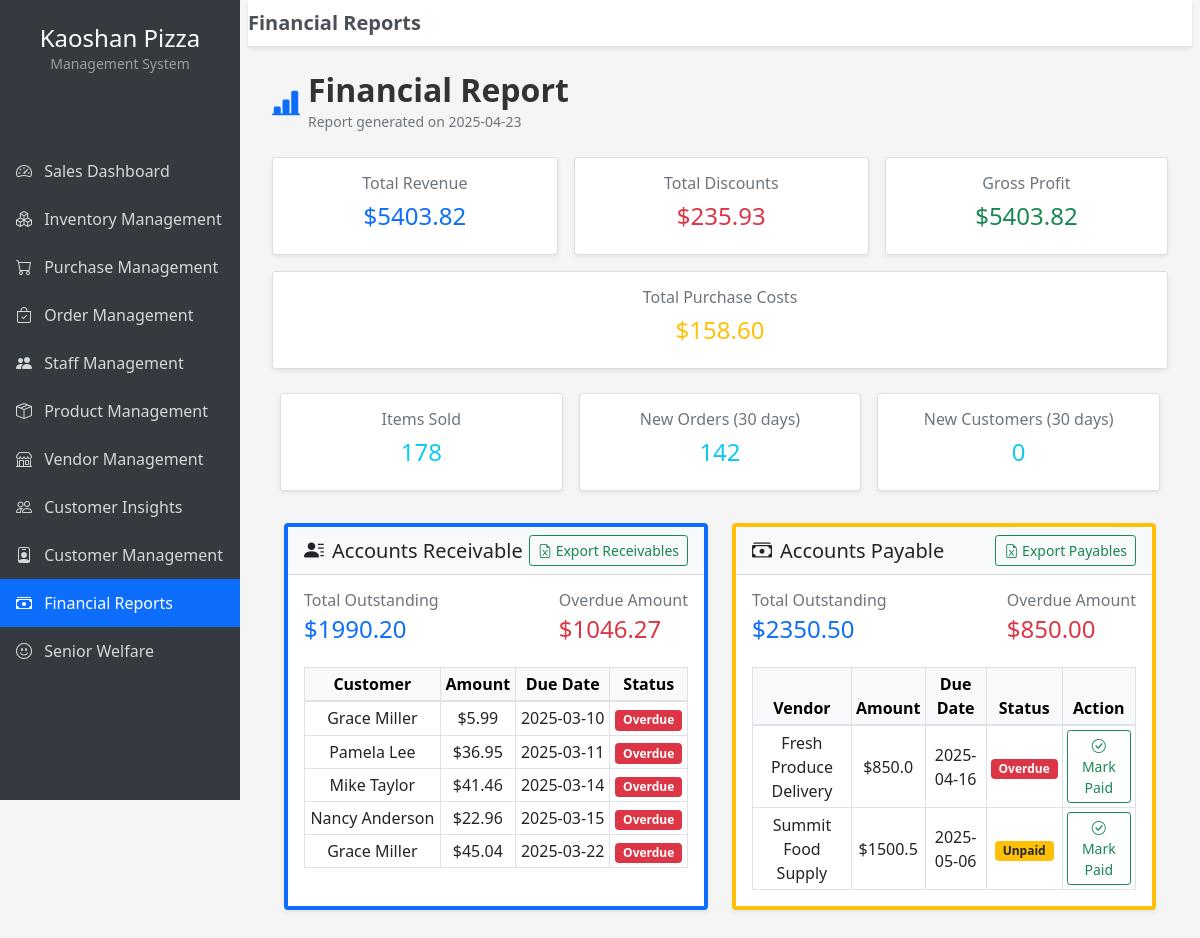
/finance/, run on the app's committed database.
### models.py (models this page shows, shortened)
class Customer(db.Model):
    __tablename__ = 'customer'
    CustomerID = db.Column(db.Integer, primary_key=True)
    Name = db.Column(db.String(100), nullable=False)
    BirthDate = db.Column(db.Date, nullable=True)
    PhoneNum = db.Column(db.String(20), unique=True)
    Email = db.Column(db.String(100))
    MemLevel = db.Column(db.String(20), default='Regular') # Bronze, Silver, Gold, Regular
    RegDate = db.Column(db.DateTime, default=datetime.utcnow)
    last_visit = db.Column(db.DateTime, default=datetime.utcnow)
    feedback = db.relationship('Feedback', backref='customer', lazy=True)
    receivables = db.relationship('Receivable', backref='customer', lazy=True)

class Vendor(db.Model):
    __tablename__ = 'vendor'
    VendorID = db.Column(db.Integer, primary_key=True)
    Name = db.Column(db.String(100), nullable=False)
    ContactPerson = db.Column(db.String(50))
    PhoneNum = db.Column(db.String(20)) # Consistent naming
    Email = db.Column(db.String(100))
    Address = db.Column(db.String(255))
    Phone = db.Column(db.String(20)) # Keep for backward compatibility if needed? Or remove?
    Type = db.Column(db.String(50), default='Food') # e.g., Food, Maintenance, Delivery
    Description = db.Column(db.Text)
    CreatedAt = db.Column(db.DateTime, default=datetime.utcnow)
    UpdatedAt = db.Column(db.DateTime, default=datetime.utcnow, onupdate=datetime.utcnow)
    purchases = db.relationship('Purchase', backref='vendor', lazy=True)
    payables = db.relationship('Payable', backref='vendor', lazy=True)

### blueprints/financial_bp.py (the view)
@financial_bp.route('/')
def financial_reports():
    try:
        now = datetime.now().date()  # 确保是date类型
        financial_summary = get_financial_summary(now)
        logger.debug(f"Receivables data: {financial_summary['receivables']}")
        logger.debug(f"Receivables records length: {len(financial_summary['receivables']['records'])}")
        return render_template('financial_reports.html',
                               financial_summary=financial_summary,
                               now=now)
    except Exception as e:
        import traceback
        error_tb = traceback.format_exc()
        logger.error(f"Error rendering financial reports: {str(e)}\nTraceback: {error_tb}")
        empty_summary = {
            'total_revenue': 0,
            'total_discounts': 0,
            'total_senior_discounts': 0,
            'total_purchases': 0,
            'gross_profit': 0,
            'gross_margin': 0,
            'total_items_sold': 0,
            'new_orders_last_30_days': 0,
            'new_customers_last_30_days': 0,
            'top_items': [],
            'receivables': {'total': 0, 'overdue': 0, 'records': []},
            'payables': {'total': 0, 'overdue': 0, 'records': []},
            'monthly_stats': {},
            'product_margins': []
        }
        return render_template('financial_reports.html',
                               financial_summary=empty_summary,
                               now=now,
                               error_message=str(e))

### templates/financial_reports.html (shortened to what this page needs)
{% extends "layout.html" %}
{% block page_header %}Financial Reports{% endblock %}
{% block content %}
<div class="container-fluid">
  <div class="d-flex align-items-center mb-4">
    <i class="bi bi-bar-chart-line-fill fs-3 text-primary me-2"></i>
    <div>
      <h2 class="mb-0 fw-bold">Financial Report</h2>
      <small class="text-muted">Report generated on {{ now.strftime('%Y-%m-%d') }}</small>
    </div>
  </div>
  <div class="d-flex flex-wrap gap-3 mb-4">
    {% set summary_cards = [
      ('Total Revenue', financial_summary.total_revenue, 'text-primary'),
      ('Total Discounts', financial_summary.total_discounts, 'text-danger'),
      ('Gross Profit', financial_summary.gross_profit, 'text-success'),
      ('Total Purchase Costs', financial_summary.total_purchases, 'text-warning')
    ] %}
    {% for label, value, cls in summary_cards %}
    <div class="card p-3 shadow-sm text-center flex-fill" style="min-width:220px;">
      <h6 class="text-muted">{{ label }}</h6>
      <h4 class="{{ cls }}">${{ value|round(2) }}</h4>
    </div>
    {% endfor %}
  </div>
  <div class="row text-center mb-4">
    {% set metrics = [
      ('Items Sold', financial_summary.total_items_sold),
      ('New Orders (30 days)', financial_summary.new_orders_last_30_days),
      ('New Customers (30 days)', financial_summary.new_customers_last_30_days)
    ] %}
    {% for label, value in metrics %}
    <div class="col-md-4 mb-2">
      <div class="card p-3 shadow-sm">
        <h6 class="text-muted">{{ label }}</h6>
        <h4 class="text-info">{{ value }}</h4>
      </div>
    </div>
    {% endfor %}
  </div>
  <div class="row mb-4">
    <div class="col-lg-6 mb-3">
      <div class="card shadow-sm border-start border-4 border-primary h-100">
        <div class="card-header bg-light d-flex justify-content-between align-items-center">
          <h5 class="mb-0 text-dark"><i class="bi bi-person-lines-fill me-2"></i>Accounts Receivable</h5>
          <button id="exportReceivablesBtn" class="btn btn-sm btn-outline-success">
            <i class="bi bi-file-earmark-excel"></i> Export Receivables
          </button>
        </div>
        <div class="card-body d-flex flex-column">
          <div class="d-flex justify-content-between mb-3">
            <div>
              <h6 class="text-muted mb-1">Total Outstanding</h6>
              <h4 class="text-primary" id="receivableTotalOutstanding">${{ financial_summary.receivables.total|round(2) }}</h4>
            </div>
            <div>
              <h6 class="text-muted mb-1">Overdue Amount</h6>
              <h4 class="text-danger" id="receivableTotalOverdue">${{ financial_summary.receivables.overdue|round(2) }}</h4>
            </div>
          </div>
          <div class="table-responsive flex-grow-1">
            <table class="table table-bordered table-sm text-center align-middle mb-0">
              <thead class="table-light">
                <tr>
                  <th>Customer</th>
                  <th>Amount</th>
                  <th>Due Date</th>
                  <th>Status</th>
                </tr>
              </thead>
              <tbody id="receivablesTableBody">
                {% if financial_summary.receivables.records %}
                  {% for r in financial_summary.receivables.records %}
                  <tr data-receivable-id="{{ r.ReceivableID }}">
                    <td>{{ r.customer_name or 'Unknown' }}</td>
                    <td>${{ r.ReceivableAmount|round(2) }}</td>
                    <td>{{ r.ReceivableDate.strftime('%Y-%m-%d') if r.ReceivableDate else 'N/A' }}</td>
                    <td class="receivable-status">
                      {% set is_overdue = r.ReceivableDate and r.ReceivableDate < now %}
                      {% if r.Status == 'Paid' %}
                        <span class="badge bg-success">Paid</span>
                      {% elif is_overdue %}
                        <span class="badge bg-danger">Overdue</span>
                      {% else %}
                        <span class="badge bg-warning text-dark">Unpaid</span>
                      {% endif %}
                    </td>
                  </tr>
                  {% endfor %}
                {% else %}
                  <tr><td colspan="4" class="text-muted py-3">No outstanding receivables found</td></tr>
                {% endif %}
              </tbody>
            </table>
          </div>
        </div>
      </div>
    </div>
    <div class="col-lg-6 mb-3">
      <div class="card shadow-sm border-start border-4 border-warning h-100">
        <div class="card-header bg-light d-flex justify-content-between align-items-center">
          <h5 class="mb-0 text-dark"><i class="bi bi-cash-stack me-2"></i>Accounts Payable</h5>
          <button id="exportPayablesBtn" class="btn btn-sm btn-outline-success">
            <i class="bi bi-file-earmark-excel"></i> Export Payables
          </button>
        </div>
        <div class="card-body d-flex flex-column">
          <div class="d-flex justify-content-between mb-3">
            <div>
              <h6 class="text-muted mb-1">Total Outstanding</h6>
              <h4 class="text-primary" id="payableTotalOutstanding">${{ financial_summary.payables.total|round(2) }}</h4>
            </div>
            <div>
              <h6 class="text-muted mb-1">Overdue Amount</h6>
              <h4 class="text-danger" id="payableTotalOverdue">${{ financial_summary.payables.overdue|round(2) }}</h4>
            </div>
          </div>
          <div class="table-responsive flex-grow-1">
            <table class="table table-bordered table-sm text-center align-middle mb-0">
              <thead class="table-light">
                <tr>
                  <th>Vendor</th>
                  <th>Amount</th>
                  <th>Due Date</th>
                  <th>Status</th>
                  <th>Action</th>
                </tr>
              </thead>
              <tbody id="payablesTableBody">
                {% if financial_summary.payables.records %}
                  {% for p in financial_summary.payables.records %}
                  <tr data-payable-id="{{ p.PayableID }}">
                    <td>{{ p.vendor_name or 'Unknown' }}</td>
                    <td>${{ p.PayableAmount|round(2) }}</td>
                    <td>{{ p.PayableDate.strftime('%Y-%m-%d') if p.PayableDate else 'N/A' }}</td>
                    <td class="payable-status">
                      {% set is_overdue = p.PayableDate and p.PayableDate < now %}
                      {% if p.PayableStatus == 'Paid' %}
                        <span class="badge bg-success">Paid</span>
                      {% elif is_overdue %}
                        <span class="badge bg-danger">Overdue</span>
                      {% else %}
                        <span class="badge bg-warning text-dark">Unpaid</span>
                      {% endif %}
                    </td>
                    <td class="payable-action">
                      {% if p.PayableStatus != 'Paid' %}
                        <button class="btn btn-sm btn-outline-success mark-paid-btn"
                                data-payable-id="{{ p.PayableID }}"
                                title="Mark this payable as paid">
                          <i class="bi bi-check-circle"></i> Mark Paid
                        </button>
                      {% endif %}
                    </td>
                  </tr>
                  {% endfor %}
                {% else %}
                  <tr><td colspan="5" class="text-muted py-3">No outstanding payables found</td></tr>
                {% endif %}
              </tbody>
            </table>
          </div>
        </div>
      </div>
    </div>
  </div>
</div>
{% endblock %}

### templates/layout.html (shortened to what this page needs)
<!DOCTYPE html>
<html lang="en">
<head>
    <link href="https://cdn.jsdelivr.net/npm/bootstrap@5.1.3/dist/css/bootstrap.min.css" rel="stylesheet">
    <link href="https://cdn.jsdelivr.net/npm/bootstrap-icons@1.8.1/font/bootstrap-icons.css" rel="stylesheet">
    <link href="/static/css/styles.css" rel="stylesheet"> {% block extra_css %}{% endblock %}
</head>
<body>
    <div class="container-fluid px-0">
        <div class="row g-0">
            <div class="col-md-2 d-none d-md-block sidebar">
                <div class="logo-container text-center py-4">
                    <h4 class="text-white mb-0">Kaoshan Pizza</h4>
                    <p class="text-white-50 small">Management System</p>
                </div>
                <hr class="border-light">
                <div class="nav-menu">
                    <ul class="nav flex-column">
                        <li class="nav-item">
                            <a href="{{ url_for('dashboard_bp.sales_dashboard') }}" class="nav-link" data-page="dashboard">
                                <i class="bi bi-speedometer2 me-2"></i> Sales Dashboard
                            </a>
                        </li>
                        <li class="nav-item">
                            <a href="/inventory" class="nav-link" data-page="inventory">
                            <i class="bi bi-boxes me-2"></i> Inventory Management
                            </a>
                        </li>
                            <li class="nav-item">
                                <a href="/inventory/buy-list" class="nav-link" data-page="purchase">
                                <i class="bi bi-cart me-2"></i> Purchase Management
                                </a>
                            </li>
                            <li class="nav-item">
                                <a href="/orders/management" class="nav-link" data-page="orders_management">
                                <i class="bi bi-bag-check me-2"></i> Order Management
                                </a>
                            </li>
                        <li class="nav-item">
                            <a href="/staff/management" class="nav-link" data-page="staff_management">
                                <i class="bi bi-people-fill me-2"></i> Staff Management
                            </a>
                        </li>
                        <li class="nav-item">
                            <a href="/products" class="nav-link" data-page="product_management">
                                <i class="bi bi-box-seam me-2"></i> Product Management
                            </a>
                        </li>
                        <li class="nav-item">
                            <a href="/vendors/management" class="nav-link" data-page="vendor_management">
                                <i class="bi bi-shop me-2"></i> Vendor Management
                            </a>
                        </li>
                        <li class="nav-item">
                            <a href="/customer_insights" class="nav-link" data-page="customer_insights">
                                <i class="bi bi-people me-2"></i> Customer Insights
                            </a>
                        </li>
                        <li class="nav-item">
                            <a href="/customers/management" class="nav-link" data-page="customer_management">
                                <i class="bi bi-person-badge me-2"></i> Customer Management
                            </a>
                        </li>
                        <li class="nav-item">
                            <a class="nav-link" href="/finance">
                                <i class="bi bi-cash-stack me-2"></i>
                                <span>Financial Reports</span>
                            </a>
                        </li>
                        <li class="nav-item">
                            <a href="/finance/senior-discounts" class="nav-link" data-page="senior_welfare">
                              <i class="bi bi-emoji-smile me-2"></i> Senior Welfare
                            </a>
                          </li>
                    </ul>
                </div>
            </div>
            <div class="col-md-10 content-area">
                <nav class="navbar navbar-expand-lg navbar-light bg-white border-bottom shadow-sm py-2">
                    <div class="container-fluid">
                        <div class="page-title d-none d-sm-block">{% block header_title %}{% block page_header %}{% endblock %}{% endblock %}</div>
                    </div>
                </nav>
                <div class="main-content p-4">
                    {% block content %}{% endblock %}
                </div>
            </div>
        </div>
    </div>
</body>
</html>

### data on the page
Customer: Name "Grace Miller" "Grace Miller"
Customer: Name "Pamela Lee"
Customer: Name "Mike Taylor"
Customer: Name "Nancy Anderson"
Vendor: Name "Fresh Produce Delivery"
Vendor: Name "Summit Food Supply"

### other printed values
{{ label }} "Total Revenue" "Total Discounts" "Gross Profit" "Total Purchase Costs"
{{ value|round(2) }} "5403.82" "235.93" "5403.82" "158.60"
{{ label }} "Items Sold" "New Orders (30 days)" "New Customers (30 days)"
{{ value }} "178" "142" "0"
{{ financial_summary.receivables.total|round(2) }} "1990.20"
{{ financial_summary.receivables.overdue|round(2) }} "1046.27"
{{ r.ReceivableAmount|round(2) }} "5.99" "36.95" "41.46" "22.96" "45.04"
{{ r.ReceivableDate.strftime('%Y-%m-%d') if r.ReceivableDate else 'N/A' }} "2025-03-10" "2025-03-11" "2025-03-14" "2025-03-15" "2025-03-22"
{{ financial_summary.payables.total|round(2) }} "2350.50"
{{ financial_summary.payables.overdue|round(2) }} "850.00"
{{ p.PayableAmount|round(2) }} "850.0" "1500.5"
{{ p.PayableDate.strftime('%Y-%m-%d') if p.PayableDate else 'N/A' }} "2025-04-16" "2025-05-06"
